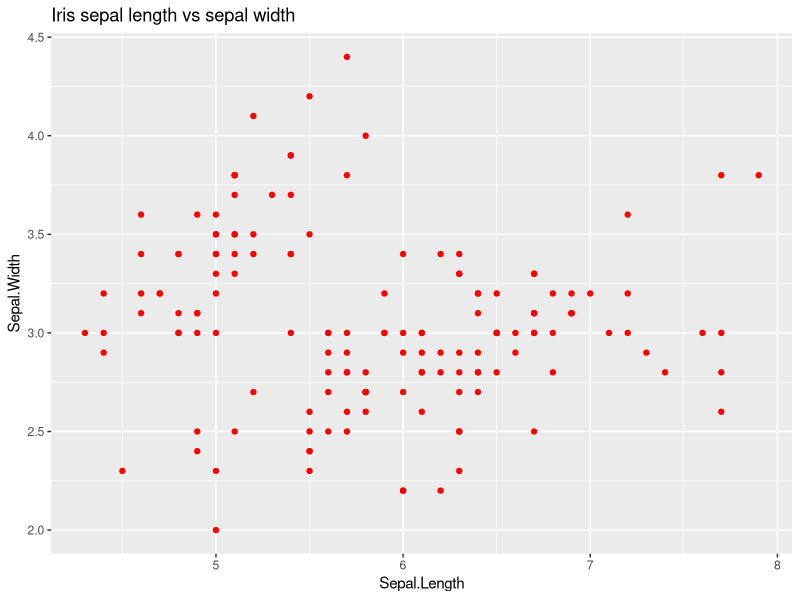

This figure's R source:
print("Hello world!")

library(ggplot2)

ggplot(data = iris, aes(x = Sepal.Length, y = Sepal.Width)) +
  geom_point(color = "Red") +
  labs(title = "Iris sepal length vs sepal width") +
  theme()

# change!
